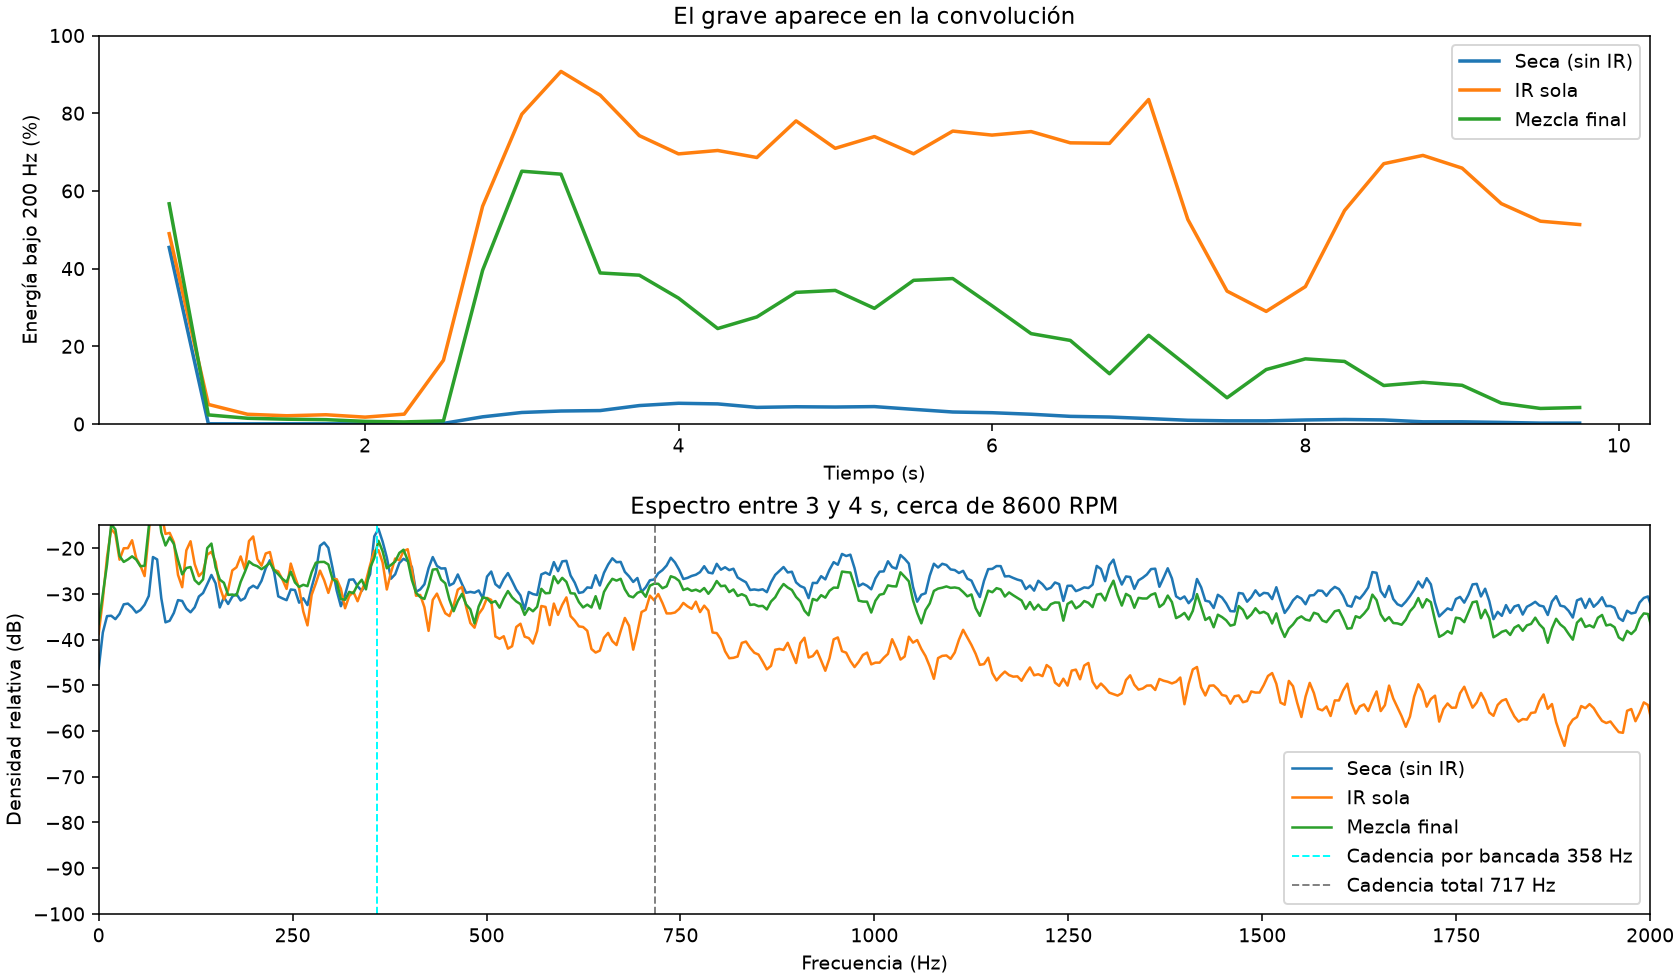

Python code for this plot:
from pathlib import Path
import numpy as np
from scipy.io import wavfile
from scipy.signal import welch
import matplotlib
matplotlib.use('Agg')
import matplotlib.pyplot as plt
root=Path('output/analysis_rs24')
files=[('Seca (sin IR)',root/'rs24_dry_isolation.wav'),('IR sola',root/'rs24_wet_isolation.wav'),('Mezcla final',Path('output/rs24_v10_sweep_revised.wav'))]
fig,ax=plt.subplots(2,1,figsize=(12,7),layout='constrained');summary=[]
for name,p in files:
 fs,x=wavfile.read(p);x=x.astype(float)/32768
 ts=[];low=[]
 for t in np.arange(.5,9.51,.25):
  z=x[int(t*fs):int((t+.5)*fs)];f,v=welch(z,fs,nperseg=8192);ts.append(t+.25);low.append(100*v[f<200].sum()/v.sum())
 ax[0].plot(ts,low,label=name,lw=1.8)
 z=x[3*fs:4*fs];f,v=welch(z,fs,nperseg=8192);v=v/v.sum()
 ax[1].plot(f,10*np.log10(np.maximum(v,1e-12)),label=name,lw=1.3)
 summary.append({'name':name,'bass_fraction_3to4s_percent':float(100*v[f<200].sum()),'top_frequency_3to4s_hz':float(f[np.argmax(v)])})
ax[0].set(xlabel='Tiempo (s)',ylabel='Energía bajo 200 Hz (%)',ylim=(0,100),title='El grave aparece en la convolución');ax[0].legend()
ax[1].set(xlim=(0,2000),ylim=(-100,-15),xlabel='Frecuencia (Hz)',ylabel='Densidad relativa (dB)',title='Espectro entre 3 y 4 s, cerca de 8600 RPM');ax[1].axvline(8600/24,c='cyan',ls='--',lw=1,label='Cadencia por bancada 358 Hz');ax[1].axvline(8600/12,c='grey',ls='--',lw=1,label='Cadencia total 717 Hz');ax[1].legend()
fig.savefig(root/'bass_origin.png',dpi=140)
for item in summary:print(item)
